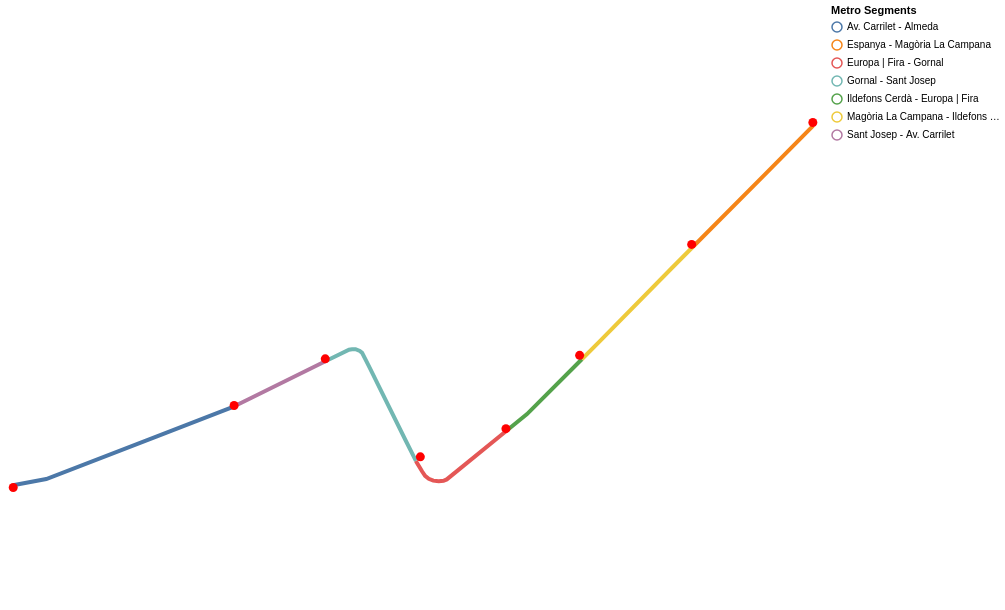

The cell this chart's notebook holds for it:
### Code cell
lines = alt.Chart(fgc_edges[fgc_edges['linia'] == 'L8']).mark_geoshape(
    filled=False, 
    strokeWidth=4
).encode(
    color=alt.Color('tram:N', legend=alt.Legend(title="Metro Segments")),
    tooltip=['tram:N']
)

points = alt.Chart(nodes[nodes['linia'] == 'L8']).mark_geoshape(size=0, color='red').encode(tooltip=['name:N'])
plot = (lines + points).project('mercator').properties(width=800, height=600)
plot

### Figure 1 — Vega-Lite specification as saved in the notebook (floating-point values rounded to 4 significant figures)
{"config": {"view": {"continuousWidth": 300, "continuousHeight": 300}}, "layer": [{"data": {"name": "data-f28989485b65355124377406ac9201bb"}, "mark": {"type": "geoshape", "filled": false, "strokeWidth": 4}, "encoding": {"color": {"field": "tram", "legend": {"title": "Metro Segments"}, "type": "nominal"}, "tooltip": [{"field": "tram", "type": "nominal"}]}}, {"data": {"name": "data-dd5cd2ee005168af1660daab02517fca"}, "mark": {"type": "geoshape", "color": "red", "size": 0}, "encoding": {"tooltip": [{"field": "name", "type": "nominal"}]}}], "height": 600, "projection": {"type": "mercator"}, "width": 800, "$schema": "https://vega.github.io/schema/vega-lite/v6.1.0.json", "datasets": {"data-f28989485b65355124377406ac9201bb": [{"origen": "F-L8-PE", "dest": "F-L8-MG", "tram": "Espanya - Magòria La Campana", "linia": "L8", "type": "Feature", "length": 1124.0, "speed": 6.944, "time": "02:41", "geometry": {"type": "LineString", "coordinates": [[2.148, 41.37], [2.145, 41.37], [2.139, 41.37]]}}, {"origen": "F-L8-MG", "dest": "F-L8-IC", "tram": "Magòria La Campana - Ildefons Cerdà", "linia": "L8", "type": "Feature", "length": 1043.0, "speed": 6.944, "time": "02:30", "geometry": {"type": "LineString", "coordinates": [[2.139, 41.37], [2.137, 41.37], [2.132, 41.36], [2.13, 41.36]]}}, {"origen": "F-L8-IC", "dest": "F-L8-EU", "tram": "Ildefons Cerdà - Europa | Fira", "linia": "L8", "type": "Feature", "length": 683.8, "speed": 6.944, "time": "01:38", "geometry": {"type": "LineString", "coordinates": [[2.13, 41.36], [2.126, 41.36], [2.124, 41.36]]}}, {"origen": "F-L8-EU", "dest": "F-L8-GO", "tram": "Europa | Fira - Gornal", "linia": "L8", "type": "Feature", "length": 782.3, "speed": 6.944, "time": "01:52", "geometry": {"type": "LineString", "coordinates": [[2.124, 41.36], [2.12, 41.35], [2.119, 41.35], [2.119, 41.35], [2.118, 41.35], [2.118, 41.35], [2.118, 41.35], [2.118, 41.35], [2.117, 41.35], [2.117, 41.35]]}}, {"origen": "F-L8-GO", "dest": "F-L8-SP", "tram": "Gornal - Sant Josep", "linia": "L8", "type": "Feature", "length": 1059.0, "speed": 6.944, "time": "02:32", "geometry": {"type": "LineString", "coordinates": [[2.117, 41.35], [2.116, 41.36], [2.113, 41.36], [2.113, 41.36], [2.113, 41.36], [2.112, 41.36], [2.112, 41.36], [2.112, 41.36], [2.11, 41.36]]}}, {"origen": "F-L8-SP", "dest": "F-L8-LH", "tram": "Sant Josep - Av. Carrilet", "linia": "L8", "type": "Feature", "length": 674.8, "speed": 6.944, "time": "01:37", "geometry": {"type": "LineString", "coordinates": [[2.11, 41.36], [2.104, 41.36], [2.103, 41.36]]}}, {"origen": "F-L8-LH", "dest": "F-L8-AL", "tram": "Av. Carrilet - Almeda", "linia": "L8", "type": "Feature", "length": 1556.0, "speed": 6.944, "time": "03:44", "geometry": {"type": "LineString", "coordinates": [[2.103, 41.36], [2.103, 41.36], [2.097, 41.36], [2.088, 41.35], [2.085, 41.35]]}}], "data-dd5cd2ee005168af1660daab02517fca": [{"id": "F-L8-AL", "stop_id": "AL", "name": "Almeda", "linia": "L8", "stop_type": "FGC", "type": "Feature", "geometry": {"type": "Point", "coordinates": [2.085, 41.35]}}, {"id": "F-L8-LH", "stop_id": "LH", "name": "Av. Carrilet", "linia": "L8", "stop_type": "FGC", "type": "Feature", "geometry": {"type": "Point", "coordinates": [2.103, 41.36]}}, {"id": "F-L8-PE", "stop_id": "PE", "name": "Espanya", "linia": "L8", "stop_type": "FGC", "type": "Feature", "geometry": {"type": "Point", "coordinates": [2.148, 41.37]}}, {"id": "F-L8-EU", "stop_id": "EU", "name": "Europa | Fira", "linia": "L8", "stop_type": "FGC", "type": "Feature", "geometry": {"type": "Point", "coordinates": [2.124, 41.36]}}, {"id": "F-L8-GO", "stop_id": "GO", "name": "Gornal", "linia": "L8", "stop_type": "FGC", "type": "Feature", "geometry": {"type": "Point", "coordinates": [2.117, 41.35]}}, {"id": "F-L8-IC", "stop_id": "IC", "name": "Ildefons Cerdà", "linia": "L8", "stop_type": "FGC", "type": "Feature", "geometry": {"type": "Point", "coordinates": [2.13, 41.36]}}, {"id": "F-L8-MG", "stop_id": "MG", "name": "Magòria La Campana", "linia": "L8", "stop_type": "FGC", "type": "Feature", "geometry": {"type": "Point", "coordinates": [2.139, 41.37]}}, {"id": "F-L8-SP", "stop_id": "SP", "name": "Sant Josep", "linia": "L8", "stop_type": "FGC", "type": "Feature", "geometry": {"type": "Point", "coordinates": [2.11, 41.36]}}]}}
